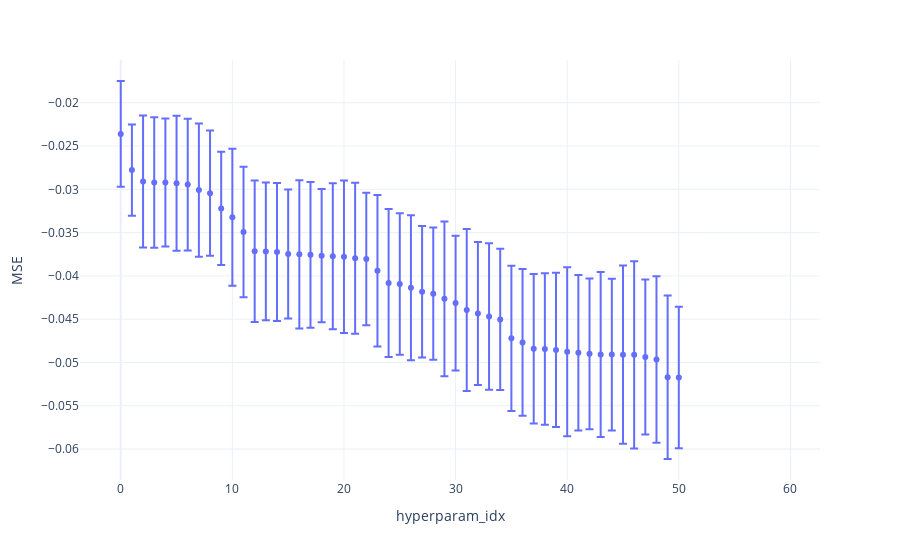

Notebook cell for this chart:
### Markdown cell above
## Random Forest

### Code cell
from sklearn.ensemble import RandomForestRegressor

param_grid = {
"rf__max_depth" : np.arange(10,120,10),
"rf__n_estimators" : np.arange(100,1000, 100),
"rf__min_samples_split" : stats.randint(1,10),
"rf__min_samples_leaf" : stats.randint(1,5)
}

search = train_model(
    param_grid=param_grid, 
    estimator = RandomForestRegressor(),
    estimator_name = "rf",
    train_set=(X_train, y_train)
)

print(f"Best Params : {search.best_params_}")
print(f"Best train score : {search.best_score_}")

# Cv results
results, p = get_cv_result(search)
results = results[["param_rf__max_depth","param_rf__n_estimators","param_rf__min_samples_split","param_rf__min_samples_leaf","mean_train_score","std_train_score"]]
#print(results.head())
p.show()

### Figure 1 — Plotly figure (JSON) as saved in the notebook; plotly's stock layout.template omitted (floating-point values rounded to 4 significant figures)
{"data": [{"error_y": {"array": [0.00611, 0.005272, 0.007623, 0.007537, 0.007384, 0.007799, 0.007605, 0.007688, 0.007232, 0.006539, 0.007907, 0.007531, 0.008177, 0.007949, 0.007981, 0.007447, 0.008558, 0.008417, 0.007705, 0.008426, 0.008813, 0.008719, 0.007657, 0.008735, 0.008549, 0.00817, 0.008368, 0.007591, 0.007651, 0.008938, 0.007778, 0.009358, 0.008262, 0.008458, 0.008156, 0.008385, 0.008476, 0.008631, 0.008747, 0.008912, 0.009749, 0.008991, 0.008705, 0.009529, 0.008767, 0.0103, 0.01081, 0.008952, 0.009616, 0.00944, 0.008159, null, null, null, null, null, null, null, null, null]}, "hovertemplate": "x=%{x}<br>y=%{y}<extra></extra>", "legendgroup": "", "marker": {"color": "#636efa", "symbol": "circle"}, "mode": "markers", "name": "", "orientation": "v", "showlegend": false, "type": "scatter", "x": [0, 1, 2, 3, 4, 5, 6, 7, 8, 9, 10, 11, 12, 13, 14, 15, 16, 17, 18, 19, 20, 21, 22, 23, 24, 25, 26, 27, 28, 29, 30, 31, 32, 33, 34, 35, 36, 37, 38, 39, 40, 41, 42, 43, 44, 45, 46, 47, 48, 49, 50, 51, 52, 53, 54, 55, 56, 57, 58, 59], "xaxis": "x", "y": [-0.0236, -0.02778, -0.02909, -0.0292, -0.02921, -0.02931, -0.02945, -0.03009, -0.03045, -0.0322, -0.03322, -0.03492, -0.03716, -0.03717, -0.03724, -0.03748, -0.0375, -0.03756, -0.03766, -0.03774, -0.03779, -0.03796, -0.03804, -0.0394, -0.04083, -0.04093, -0.04137, -0.04183, -0.04205, -0.04264, -0.04314, -0.04393, -0.04434, -0.04469, -0.04503, -0.04721, -0.04768, -0.04841, -0.04845, -0.04854, -0.04876, -0.04887, -0.049, -0.04909, -0.04909, -0.0491, -0.04912, -0.04936, -0.04965, -0.05171, -0.05173, null, null, null, null, null, null, null, null, null], "yaxis": "y"}], "layout": {"legend": {"tracegroupgap": 0}, "margin": {"t": 60}, "xaxis": {"anchor": "y", "domain": [0, 1], "title": {"text": "hyperparam_idx"}}, "yaxis": {"anchor": "x", "domain": [0, 1], "title": {"text": "MSE"}}}}
